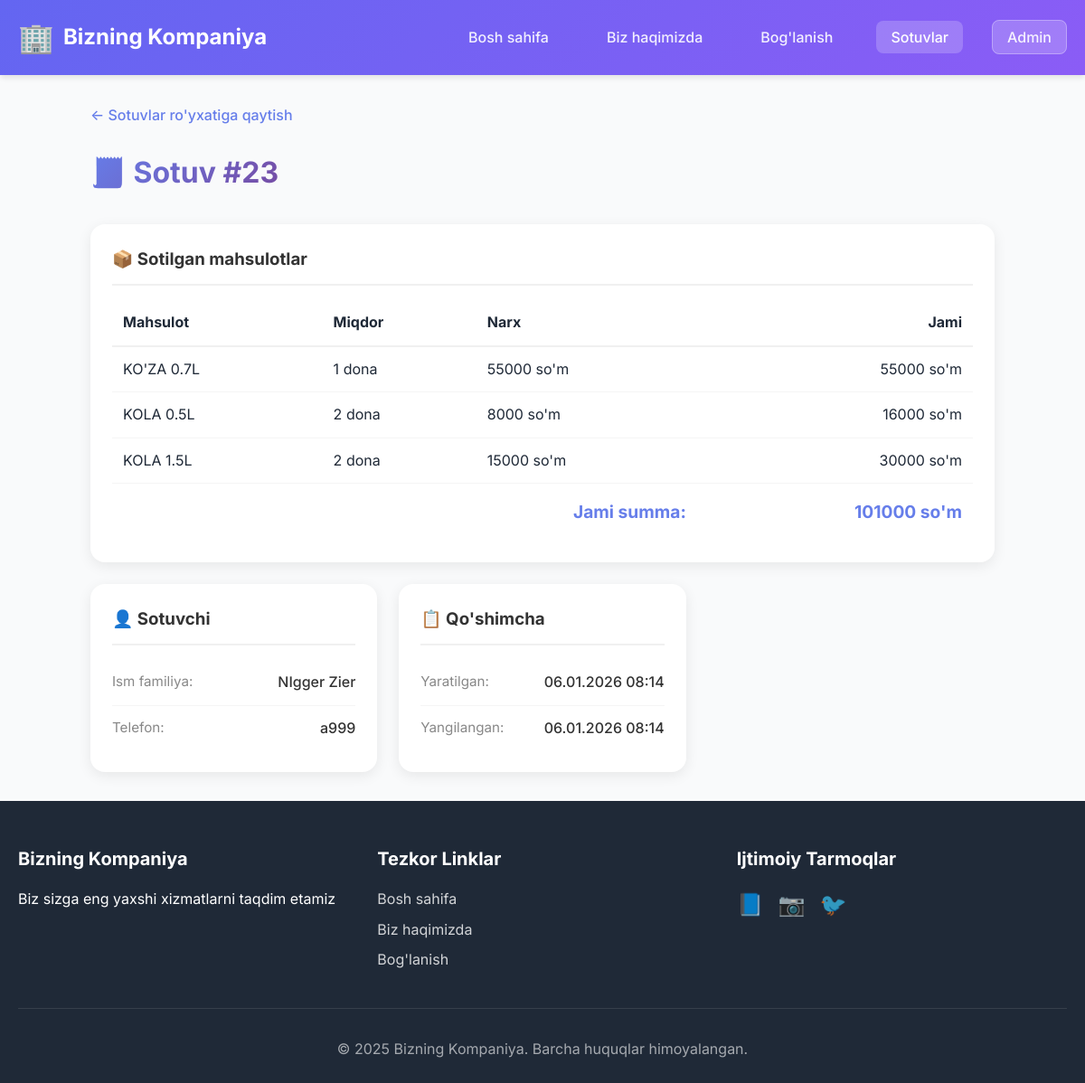
Screenshot of /sotuv/23/ with the database file from the repository.
### sotuv/models.py (models this page shows, shortened)
class Sotuv(models.Model):
    sotuvchi = models.ForeignKey(
        Hodim,
        on_delete=models.CASCADE,
        verbose_name='Sotuvchi',
        related_name='sotuvlar'
    )
    jami_summa = models.DecimalField(max_digits=12, decimal_places=2, verbose_name='Jami summa', default=0)
    izoh = models.TextField(verbose_name='Izoh', blank=True)
    yaratilgan_vaqt = models.DateTimeField(auto_now_add=True, verbose_name='Yaratilgan vaqt')
    yangilangan_vaqt = models.DateTimeField(auto_now=True, verbose_name='Yangilangan vaqt')
    class Meta:
        verbose_name = "Sotuv"
        verbose_name_plural = "Sotuvlar"
        ordering = ['-yaratilgan_vaqt']

class SotuvItem(models.Model):
    sotuv = models.ForeignKey(
        Sotuv,
        on_delete=models.CASCADE,
        verbose_name='Sotuv',
        related_name='items'
    )
    mahsulot = models.ForeignKey(
        Mahsulot,
        on_delete=models.CASCADE,
        verbose_name='Mahsulot',
        related_name='sotuv_items'
    )
    miqdor = models.PositiveIntegerField(verbose_name='Miqdor', default=1)
    narx = models.DecimalField(max_digits=12, decimal_places=2, verbose_name='Sotuv narxi')
    class Meta:
        verbose_name = "Sotuv mahsuloti"
        verbose_name_plural = "Sotuv mahsulotlari"
    @property
    def jami_summa(self):
        return self.narx * self.miqdor

### mahsulotlar/models.py (models this page shows, shortened)
class Mahsulot(models.Model):
    nomi = models.CharField(max_length=200, verbose_name='Mahsulot nomi')
    narx = models.DecimalField(max_digits=10, decimal_places=2, verbose_name='Narx')
    miqdor = models.IntegerField(verbose_name='Miqdor', default=0)
    turi = models.ForeignKey(
        MahsulotTuri,
        on_delete=models.SET_NULL,
        null=True,
        blank=True,
        verbose_name='Mahsulot turi',
        related_name='mahsulotlar'
    )
    barcode = models.CharField(
        max_length=100,
        verbose_name='Barcode',
        blank=True,
        null=True,
        unique=True,
        help_text='Mahsulot barcode raqami'
    )
    yaratilgan_vaqt = models.DateTimeField(auto_now_add=True, verbose_name='Yaratilgan vaqt')
    yangilangan_vaqt = models.DateTimeField(auto_now=True, verbose_name='Yangilangan vaqt')
    class Meta:
        verbose_name = "Mahsulot"
        verbose_name_plural = "Mahsulotlar"
        ordering = ['-yaratilgan_vaqt']

### hodimlar/models.py (models this page shows, shortened)
class Hodim(models.Model):
    user = models.OneToOneField('auth.User', on_delete=models.CASCADE, null=True, blank=True, verbose_name='Foydalanuvchi')
    ism = models.CharField(max_length=100, verbose_name='Ism')
    familiya = models.CharField(max_length=100, verbose_name='Familiya')
    maosh = models.DecimalField(max_digits=10, decimal_places=2, verbose_name='Maosh')
    telefon = models.CharField(max_length=20, verbose_name='Telefon')
    yaratilgan_vaqt = models.DateTimeField(auto_now_add=True, verbose_name='Yaratilgan vaqt')
    yangilangan_vaqt = models.DateTimeField(auto_now=True, verbose_name='Yangilangan vaqt')
    class Meta:
        verbose_name = "Hodim"
        verbose_name_plural = "Hodimlar"
        ordering = ['-yaratilgan_vaqt']

### sotuv/views.py (the view)
# urls.py: path('<int:id>/', views.sotuv_detail, name='sotuv_detail'),
def sotuv_detail(request, id):
    sotuv = get_object_or_404(Sotuv.objects.prefetch_related('items__mahsulot'), id=id)
    context = {
        'sotuv': sotuv
    }
    return render(request, 'sotuv/detail.html', context)

### templates/sotuv/detail.html (shortened to what this page needs)
{% extends 'base.html' %}
{% block content %}
<div class="container">
    <div class="detail-wrapper">
        <a href="{% url 'sotuv_list' %}" class="back-link">← Sotuvlar ro'yxatiga qaytish</a>
        <div class="detail-header">
            <h1>🧾 Sotuv #{{ sotuv.id }}</h1>
            <span class="status-badge status-{{ sotuv.holati }}">
            </span>
        </div>
        <div class="detail-grid">
            <div class="detail-card" style="grid-column: 1 / -1;">
                <h3>📦 Sotilgan mahsulotlar</h3>
                <table style="width: 100%; border-collapse: collapse; margin-top: 1rem;">
                    <thead>
                        <tr style="text-align: left; border-bottom: 2px solid #f0f0f0;">
                            <th style="padding: 0.75rem;">Mahsulot</th>
                            <th style="padding: 0.75rem;">Miqdor</th>
                            <th style="padding: 0.75rem;">Narx</th>
                            <th style="padding: 0.75rem; text-align: right;">Jami</th>
                        </tr>
                    </thead>
                    <tbody>
                        {% for item in sotuv.items.all %}
                        <tr style="border-bottom: 1px solid #f5f5f5;">
                            <td style="padding: 0.75rem;">{{ item.mahsulot.nomi }}</td>
                            <td style="padding: 0.75rem;">{{ item.miqdor }} dona</td>
                            <td style="padding: 0.75rem;">{{ item.narx|floatformat:0 }} so'm</td>
                            <td style="padding: 0.75rem; text-align: right;">{{ item.jami_summa|floatformat:0 }} so'm
                            </td>
                        </tr>
                        {% endfor %}
                    </tbody>
                    <tfoot>
                        <tr style="font-weight: 700; font-size: 1.2rem; color: #667eea;">
                            <td colspan="3" style="padding: 1rem 0.75rem; text-align: right;">Jami summa:</td>
                            <td style="padding: 1rem 0.75rem; text-align: right;">{{ sotuv.jami_summa|floatformat:0 }}
                                so'm</td>
                        </tr>
                    </tfoot>
                </table>
            </div>
            <div class="detail-card">
                <h3>👤 Sotuvchi</h3>
                <div class="info-row">
                    <span class="label">Ism familiya:</span>
                    <span class="value">{{ sotuv.sotuvchi.ism }} {{ sotuv.sotuvchi.familiya }}</span>
                </div>
                <div class="info-row">
                    <span class="label">Telefon:</span>
                    <span class="value">{{ sotuv.sotuvchi.telefon }}</span>
                </div>
            </div>
            <div class="detail-card">
                <h3>📋 Qo'shimcha</h3>
                <div class="info-row">
                    <span class="label">Yaratilgan:</span>
                    <span class="value">{{ sotuv.yaratilgan_vaqt|date:"d.m.Y H:i" }}</span>
                </div>
                <div class="info-row">
                    <span class="label">Yangilangan:</span>
                    <span class="value">{{ sotuv.yangilangan_vaqt|date:"d.m.Y H:i" }}</span>
                </div>
            </div>
        </div>
    </div>
</div>
{% endblock %}

### static/css/style.css (style rules this page uses)
* { margin: 0; padding: 0; box-sizing: border-box; }
:root { --primary-color: #6366f1; --primary-dark: #4f46e5; --secondary-color: #8b5cf6; --accent-color: #ec4899; --text-dark: #1f2937; --text-light: #6b7280; --bg-light: #f9fafb; --bg-white: #ffffff; --border-color: #e5e7eb; --shadow-sm: 0 1px 2px 0 rgba(0, 0, 0, 0.05); --shadow-md: 0 4px 6px -1px rgba(0, 0, 0, 0.1); --shadow-lg: 0 10px 15px -3px rgba(0, 0, 0, 0.1); --shadow-xl: 0 20px 25px -5px rgba(0, 0, 0, 0.1); }
body { font-family: 'Inter', -apple-system, BlinkMacSystemFont, 'Segoe UI', Roboto, sans-serif; line-height: 1.6; color: var(--text-dark); background-color: var(--bg-light); min-height: 100vh; display: flex; flex-direction: column; }
.container { max-width: 1200px; margin: 0 auto; padding: 0 20px; }

### templates/sotuv/detail.html (style rules this page uses)
.detail-wrapper { max-width: 1000px; margin: 0 auto; padding: 2rem 0; }
.back-link { display: inline-block; color: #667eea; text-decoration: none; font-weight: 500; margin-bottom: 1.5rem; transition: color 0.3s ease; }
.detail-header { display: flex; justify-content: space-between; align-items: center; margin-bottom: 2rem; flex-wrap: wrap; gap: 1rem; }
.detail-header h1 { font-size: 2rem; background: linear-gradient(135deg, #667eea 0%, #764ba2 100%); -webkit-background-clip: text; -webkit-text-fill-color: transparent; background-clip: text; }
.detail-grid { display: grid; grid-template-columns: repeat(auto-fit, minmax(300px, 1fr)); gap: 1.5rem; }
.detail-card { background: white; border-radius: 16px; padding: 1.5rem; box-shadow: 0 4px 15px rgba(0, 0, 0, 0.08); }
.detail-card h3 { margin-bottom: 1rem; padding-bottom: 0.75rem; border-bottom: 2px solid #f0f0f0; color: #333; }
.info-row { display: flex; justify-content: space-between; padding: 0.75rem 0; border-bottom: 1px solid #f5f5f5; }
.info-row:last-child { border-bottom: none; }
.info-row .label { color: #888; font-size: 0.95rem; }
.info-row .value { font-weight: 500; color: #333; }
.status-badge { display: inline-block; padding: 0.5rem 1.2rem; border-radius: 25px; font-size: 0.9rem; font-weight: 600; }

### rows the page displays
Sotuv: id "23", jami_summa "101000", sotuvchi.ism "NIgger", sotuvchi.familiya "Zier", sotuvchi.telefon "a999", yaratilgan_vaqt "06.01.2026 08:14", yangilangan_vaqt "06.01.2026 08:14"
SotuvItem: mahsulot.nomi "KO'ZA 0.7L", miqdor "1", narx "55000", jami_summa "55000"
SotuvItem: mahsulot.nomi "KOLA 0.5L", miqdor "2", narx "8000", jami_summa "16000"
SotuvItem: mahsulot.nomi "KOLA 1.5L", miqdor "2", narx "15000", jami_summa "30000"
